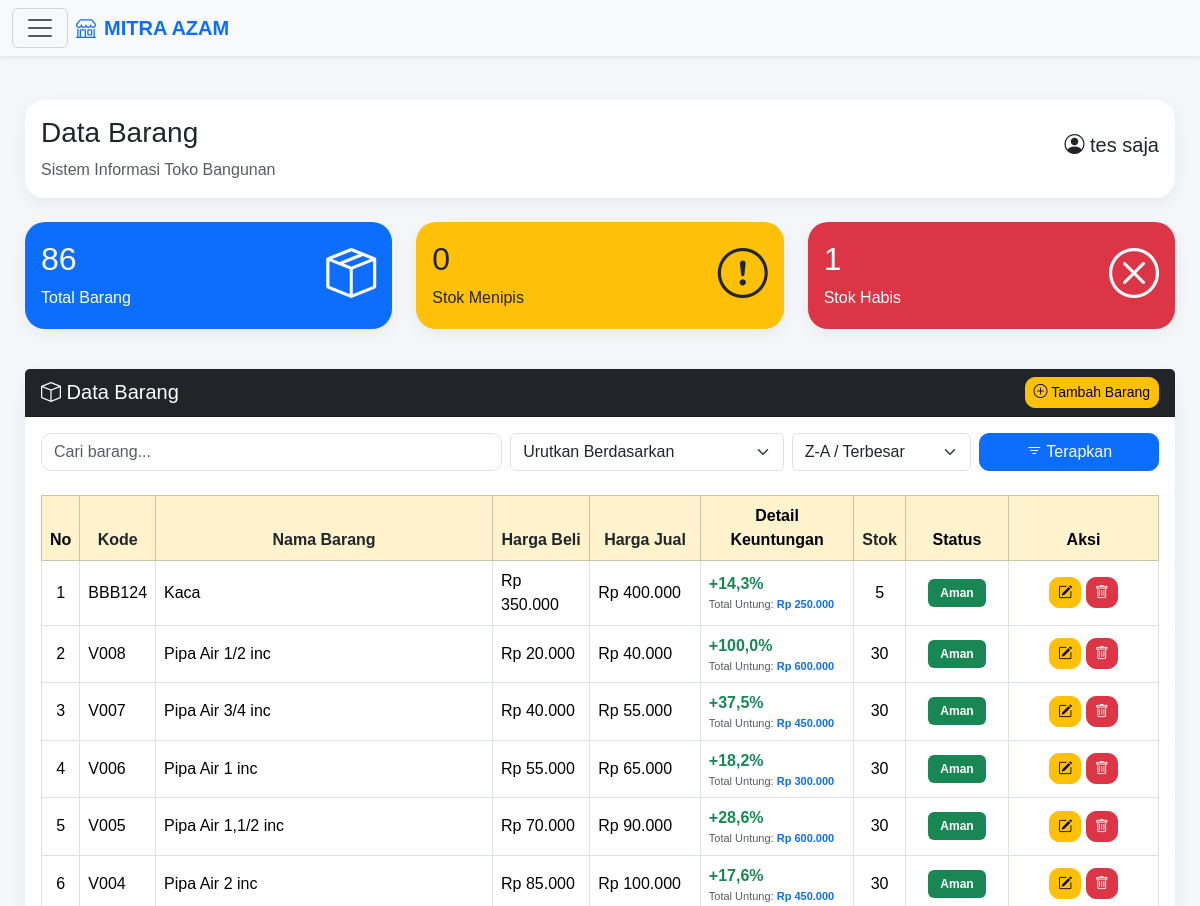
The app's page /admin/barang.php (signed in, upper part), older data.
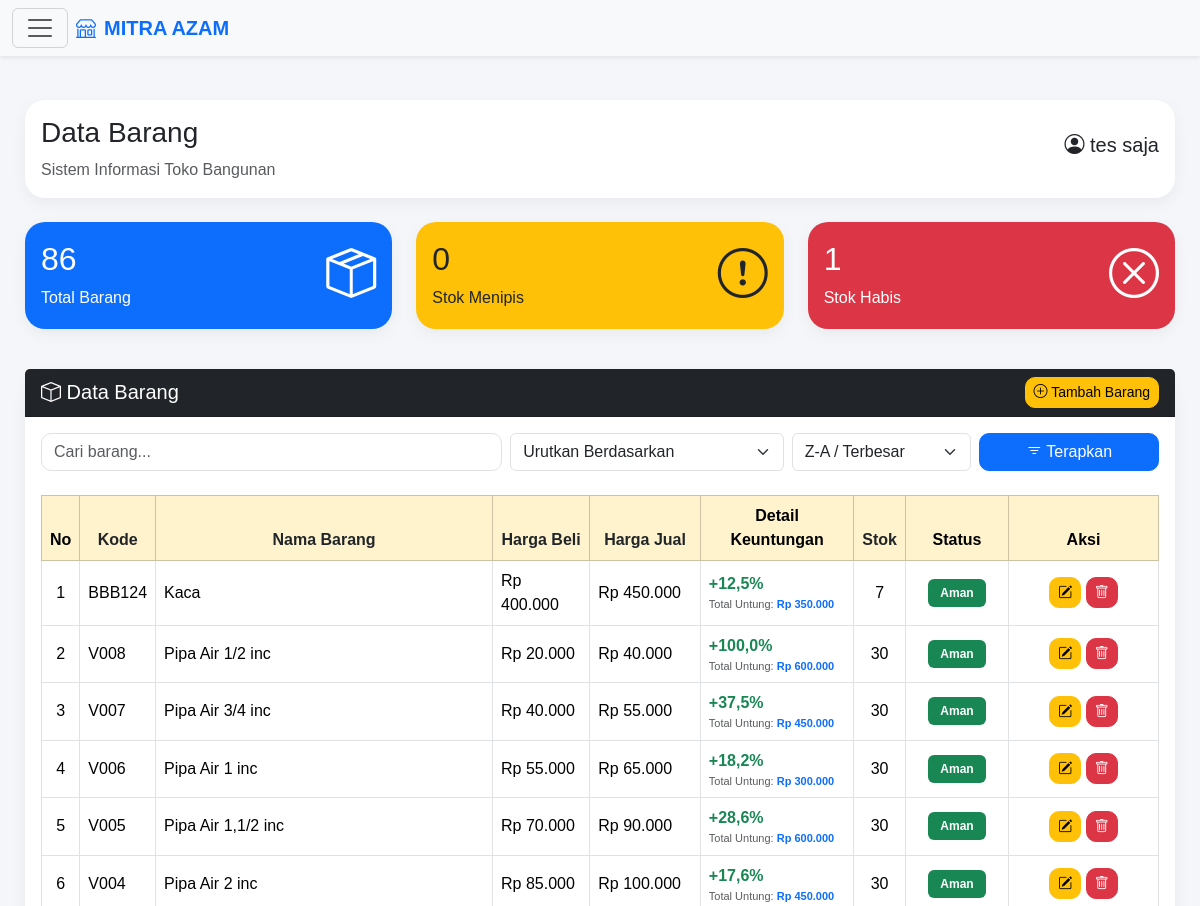
The same page, newer data.
### tables this page shows
CREATE TABLE `barang` (
  `id_barang` int(11) NOT NULL AUTO_INCREMENT,
  `kode_barang` varchar(20) NOT NULL,
  `nama_barang` varchar(100) NOT NULL,
  `harga_beli` int(11) NOT NULL,
  `harga_jual` int(11) NOT NULL,
  `stok` int(11) NOT NULL,
  `stok_minimum` int(11) NOT NULL,
  `tanggal` date NOT NULL,
  `jenis_penjualan` enum('Normal','Kaca') DEFAULT 'Normal',
  PRIMARY KEY (`id_barang`)
);

### config/load_theme.php (called while the page is built)
<?php
if (isset($conn)) {
    $queryGlobalSetting = mysqli_query($conn, "SELECT tema FROM setting LIMIT 1");
    $globalSetting = mysqli_fetch_assoc($queryGlobalSetting);
    $tema_sistem = $globalSetting['tema'] ?? 'light';
} else {
    $tema_sistem = 'light';
}
?>

### admin/barang.php (the view, shortened to what the changed rows need)
<?php
require_once '../config/koneksi.php';
require_once '../config/load_theme.php';
$cari   = $_GET['cari'] ?? '';
$sort   = $_GET['sort'] ?? 'id_barang';
$order  = $_GET['order'] ?? 'DESC';
$filter = $_GET['filter'] ?? '';
$query = "SELECT * FROM barang WHERE 1=1";
$query .= " ORDER BY $sort $order";
$data = mysqli_query($conn, $query);
$total_barang = 0;
$q_total = mysqli_query($conn, "SELECT COUNT(*) as total FROM barang");
if ($q_total) {
    $d_total = mysqli_fetch_assoc($q_total);
    $total_barang = $d_total['total'];
}
$stok_menipis = 0;
$q_stok = mysqli_query($conn, "SELECT COUNT(*) as total FROM barang WHERE stok > 0 AND stok <= stok_minimum");
if ($q_stok) {
    $d_stok = mysqli_fetch_assoc($q_stok);
    $stok_menipis = $d_stok['total'];
}
$q_habis = mysqli_query($conn, "SELECT * FROM barang WHERE stok <= 0");
$total_habis = mysqli_num_rows($q_habis);
?>
<!DOCTYPE html>
<html lang="id">
<head>
    <link href="https://cdn.jsdelivr.net/npm/bootstrap@5.3.3/dist/css/bootstrap.min.css" rel="stylesheet">
    <link rel="stylesheet" href="https://cdn.jsdelivr.net/npm/bootstrap-icons@1.11.3/font/bootstrap-icons.min.css">
</head>
<body class="<?= ($tema_sistem ?? 'light') == 'dark' ? 'dark-theme' : ''; ?>">
<div class="content">
    <div class="row mb-4">
        <div class="col-md-4 mb-3">
            <a href="barang.php" class="text-decoration-none">
                <div class="card bg-primary text-white">
                    <div class="card-body d-flex justify-content-between align-items-center">
                        <div>
                            <h2><?= $total_barang; ?></h2>
                        </div>
                    </div>
                </div>
            </a>
        </div>
        <div class="col-md-4 mb-3">
            <a href="barang.php?filter=menipis" class="text-decoration-none">
                <div class="card bg-warning text-dark">
                    <div class="card-body d-flex justify-content-between align-items-center">
                        <div>
                            <h2><?= $stok_menipis; ?></h2>
                        </div>
                    </div>
                </div>
            </a>
        </div>
        <div class="col-md-4 mb-3">
            <a href="barang.php?filter=habis" class="text-decoration-none">
                <div class="card bg-danger text-white">
                    <div class="card-body d-flex justify-content-between align-items-center">
                        <div>
                            <h2><?= $total_habis; ?></h2>
                        </div>
                    </div>
                </div>
            </a>
        </div>
    </div>
    <div class="card">
        <div class="card-body">
            <div class="table-responsive">
                <table class="table table-bordered table-hover align-middle">
                    <thead class="table-warning text-center">
                        <tr>
                            <th>No</th>
                            <th><a href="?sort=kode_barang&order=<?= ($sort == 'kode_barang' && $order == 'ASC') ? 'DESC' : 'ASC'; ?>&cari=<?= urlencode($cari); ?>&filter=<?= urlencode($filter); ?>" class="text-decoration-none text-dark">Kode</a></th>
                            <th><a href="?sort=nama_barang&order=<?= ($sort == 'nama_barang' && $order == 'ASC') ? 'DESC' : 'ASC'; ?>&cari=<?= urlencode($cari); ?>&filter=<?= urlencode($filter); ?>" class="text-decoration-none text-dark">Nama Barang</a></th>
                            <th><a href="?sort=harga_beli&order=<?= ($sort == 'harga_beli' && $order == 'ASC') ? 'DESC' : 'ASC'; ?>&cari=<?= urlencode($cari); ?>&filter=<?= urlencode($filter); ?>" class="text-decoration-none text-dark">Harga Beli</a></th>
                            <th><a href="?sort=harga_jual&order=<?= ($sort == 'harga_jual' && $order == 'ASC') ? 'DESC' : 'ASC'; ?>&cari=<?= urlencode($cari); ?>&filter=<?= urlencode($filter); ?>" class="text-decoration-none text-dark">Harga Jual</a></th>
                            <th>Detail Keuntungan</th>
                            <th><a href="?sort=stok&order=<?= ($sort == 'stok' && $order == 'ASC') ? 'DESC' : 'ASC'; ?>&cari=<?= urlencode($cari); ?>&filter=<?= urlencode($filter); ?>" class="text-decoration-none text-dark">Stok</a></th>
                            <th>Status</th>
                            <th width="150">Aksi</th>
                        </tr>
                    </thead>
                    <tbody>
                    <?php if(mysqli_num_rows($data) > 0): ?>
                        <?php $no = 1; ?>
                        <?php while($d = mysqli_fetch_assoc($data)): ?>
                            <?php
                            $kode_barang = mysqli_real_escape_string($conn, $d['kode_barang']);
                            $cek_valid = mysqli_query($conn, "SELECT COUNT(DISTINCT nama_barang) AS total FROM barang WHERE kode_barang = '$kode_barang'");
                            $hasil_valid = mysqli_fetch_assoc($cek_valid);
                            $class_row = ($hasil_valid['total'] > 1) ? "kode-tidak-valid" : "kode-valid";
                            $harga_beli = $d['harga_beli'];
                            $harga_jual = $d['harga_jual'];
                            $stok = $d['stok'];
                            $persen_untung = 0;
                            $total_nominal_untung = 0;
                            if ($harga_beli > 0) {
                                $keuntungan_per_unit = $harga_jual - $harga_beli;
                                $persen_untung = ($keuntungan_per_unit / $harga_beli) * 100;
                                if ($stok > 0) {
                                    $total_nominal_untung = $keuntungan_per_unit * $stok;
                                }
                            }
                            ?>
                            <tr class="<?= $class_row; ?>">
                                <td class="text-center"><?= $no++; ?></td>
                                <td><?= htmlspecialchars($d['kode_barang']); ?></td>
                                <td><?= htmlspecialchars($d['nama_barang']); ?></td>
                                <td>Rp <?= number_format($harga_beli,0,',','.'); ?></td>
                                <td>Rp <?= number_format($harga_jual,0,',','.'); ?></td>
                                <td>
                                    <div class="fw-bold text-success">
                                        <?= $persen_untung > 0 ? '+' . number_format($persen_untung, 1, ',', '.') . '%' : number_format($persen_untung, 1, ',', '.') . '%'; ?>
                                    </div>
                                    <small class="text-muted d-block" style="font-size: 11px;">
                                        Total Untung: <span class="fw-semibold text-primary">Rp <?= number_format($total_nominal_untung, 0, ',', '.'); ?></span>
                                    </small>
                                </td>
                                <td class="text-center"><?= $stok; ?></td>
                                <td class="text-center">
                                    <?php if($stok <= 0): ?>
                                        <span class="badge bg-danger">Stok Habis</span>
                                    <?php elseif($stok <= $d['stok_minimum']): ?>
                                        <span class="badge bg-warning text-dark">Menipis</span>
                                    <?php else: ?>
                                        <span class="badge bg-success">Aman</span>
                                    <?php endif; ?>
                                </td>
                                <td class="text-center">
                                    <a href="edit_barang.php?id=<?= urlencode($d['id_barang']); ?>" class="btn btn-warning btn-sm"><i class="bi bi-pencil-square"></i></a>
                                    <a href="hapus_barang.php?id=<?= urlencode($d['id_barang']); ?>" class="btn btn-danger btn-sm" onclick="return confirm('Yakin ingin hapus data?')"><i class="bi bi-trash"></i></a>
                                </td>
                            </tr>
                        <?php endwhile; ?>
                    <?php else: ?>
                        <tr>
                            <td colspan="9" class="text-center text-danger">Data Tidak Ditemukan</td>
                        </tr>
                    <?php endif; ?>
                    </tbody>
                </table>
            </div>
        </div>
    </div>
</div>
</body>
</html>

Row changes from the older to the newer data that the page shows:
changed barang "BBB124": harga_beli "350.000" → "400.000"; harga_jual "400.000" → "450.000"; persen_untung "14,3" → "12,5"; total_nominal_untung "250.000" → "350.000"; stok "5" → "7"
